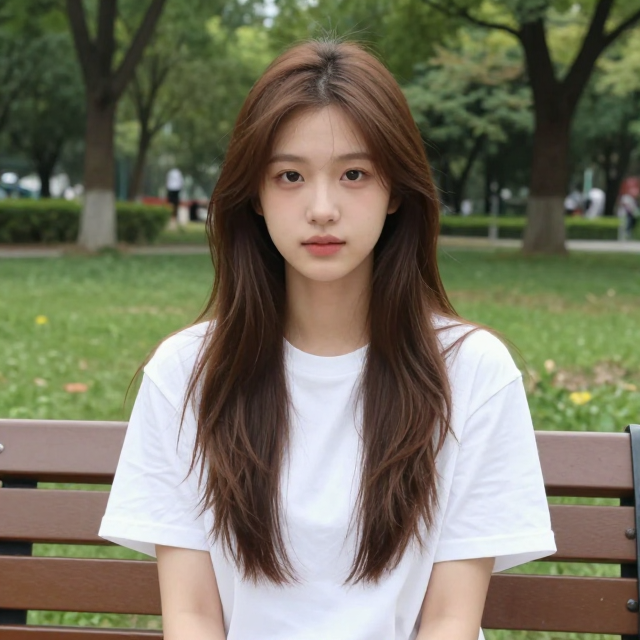
#> input picture data/char_pixel_samples/_source.png, 640 x 640 px
$ python -i seamless.py   (imports and definitions only)
#> lines starting #> are read from the running program, lines starting #| are printed output that depends on the picture
#> further down, picture is the input picture: PIL image 640x640 RGB; mean R, G, B 119.4, 116.8, 97.7
"""左右无缝延展：镜面拼接 + 边缘交叉淡化。

用途：视差图层在角色移动超过一屏宽度时需要左右可循环的版本。
做法：横向复制 N 份，奇数份水平镜像（避免图案重复的硬接缝），
     再在接缝处做线性 alpha 交叉淡化。
"""
from __future__ import annotations

from typing import Tuple

import numpy as np
from PIL import Image


def extend_horizontal(img: Image.Image, times: int = 2, blend: int = 24,
                      mirror: bool = True) -> Tuple[Image.Image, dict]:
    """横向延展为 times 倍宽。

    镜像模式：相邻两份互为镜像，接缝两侧像素天然相同（数学上连续），
             因此不做淡化，避免破坏画面。
    重复模式：接缝必然有硬切，仅对窄带做轻微柔化。
    """
#> called with times = 2, blend = 24, mirror = True
    base = img.convert("RGBA")
    w, h = base.size
#> w = 640; h = 640
    times = max(2, int(times))
    canvas = Image.new("RGBA", (w * times, h), (0, 0, 0, 0))
#> canvas: PIL image 1280x640 RGBA; every value is 0

    for i in range(times):
        tile = base
        if mirror and i % 2 == 1:
            tile = base.transpose(Image.FLIP_LEFT_RIGHT)
        canvas.paste(tile, (i * w, 0))
#> this loop made 2 passes
#> pass 2, in extend_horizontal, `tile = base.transpose(Image.FLIP_LEFT_RIGHT)`:
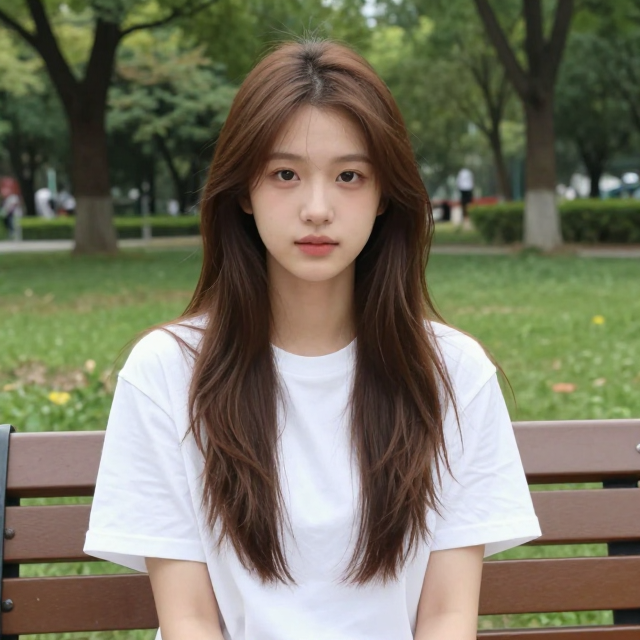
#> tile: PIL image 640x640 RGBA; mean R, G, B, A 119.4, 116.8, 97.7, 255
#> after the loop:
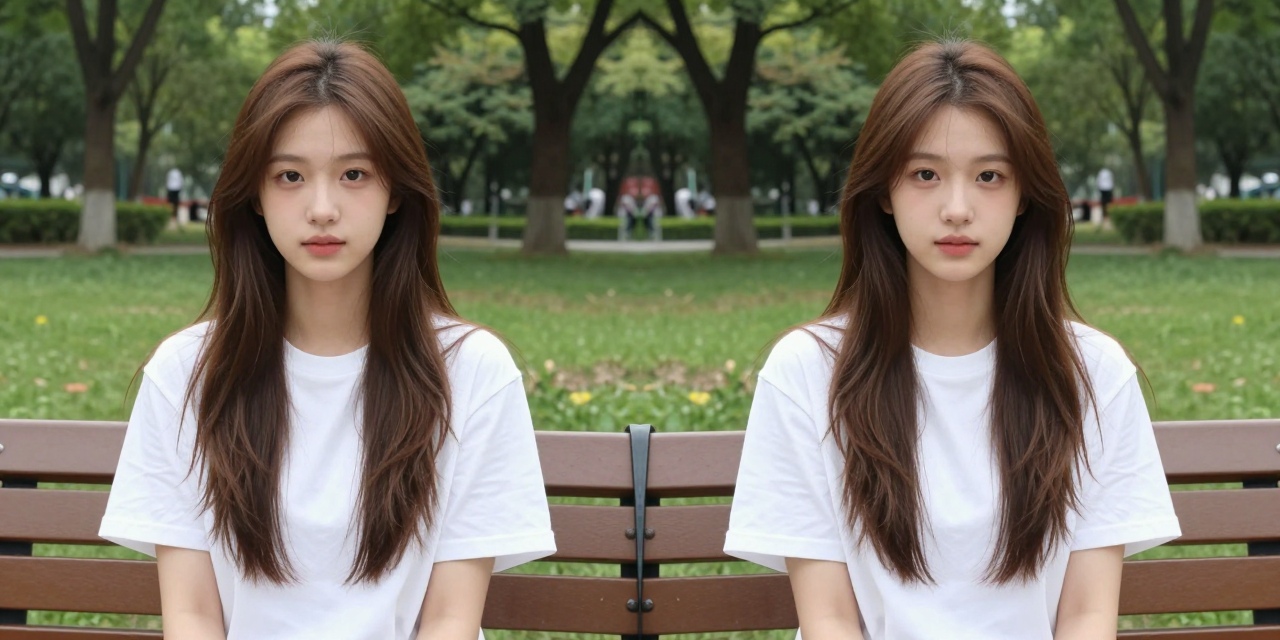
#> canvas: PIL image 1280x640 RGBA; mean R, G, B, A 119.4, 116.8, 97.7, 255

    if (not mirror) and blend > 0:
        from PIL import ImageFilter

        arr = np.array(canvas)
        band = max(2, min(int(blend), w // 4))
        for i in range(1, times):
            x0 = max(0, i * w - band // 2)
            crop = Image.fromarray(arr[:, x0:x0 + band, :]).filter(ImageFilter.GaussianBlur(band / 3))
            arr[:, x0:x0 + band, :] = np.array(crop)
        canvas = Image.fromarray(arr, "RGBA")

    meta = {
        "mode": "mirror" if mirror else "repeat+soften",
        "times": times,
        "blend": 0 if mirror else blend,
        "size": [canvas.width, canvas.height],
        "loops": True,
        "note": "镜像模式接缝天然连续；如需非镜像循环请用「瓦片接缝修补」先做无缝化",
    }
    return canvas, meta


def extend_vertical(img: Image.Image, times: int = 2) -> Tuple[Image.Image, dict]:
    """纵向镜像延展（上下可循环）。镜像接缝天然连续，不需要淡化。"""
    base = img.convert("RGBA")
    w, h = base.size
    times = max(2, int(times))
    canvas = Image.new("RGBA", (w, h * times), (0, 0, 0, 0))
    for i in range(times):
        canvas.paste(base if i % 2 == 0 else base.transpose(Image.FLIP_TOP_BOTTOM), (0, i * h))
    meta = {"mode": "mirror-vertical", "times": times, "size": [canvas.width, canvas.height]}
    return canvas, meta

>>> from PIL import Image
>>> picture = Image.open('../../../data/char_pixel_samples/_source.png')
>>> result = extend_horizontal(picture)

$ run again, on data/char_pixel_samples/fine.png
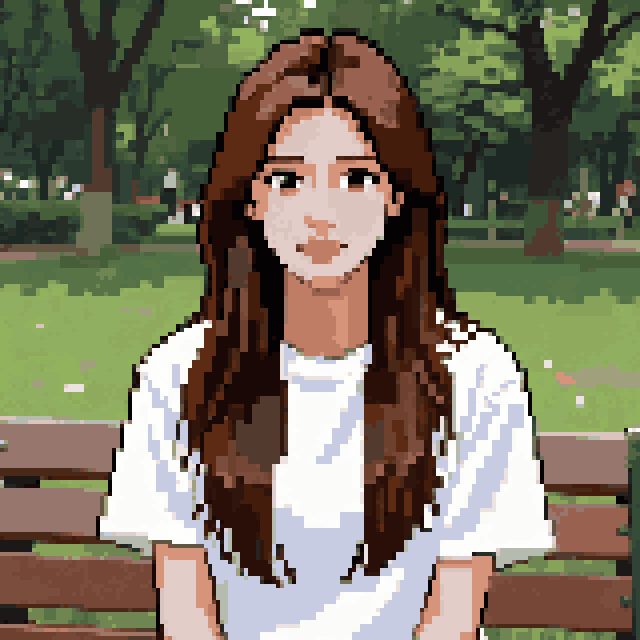
#> input picture data/char_pixel_samples/fine.png, 640 x 640 px
#> picture is the input picture: PIL image 640x640 RGBA; mean R, G, B, A 119.8, 114.9, 94.8, 255
#> the loop in extend_horizontal, `for i in range(times):` made 2 passes
#> pass 2, in extend_horizontal, `tile = base.transpose(Image.FLIP_LEFT_RIGHT)`:
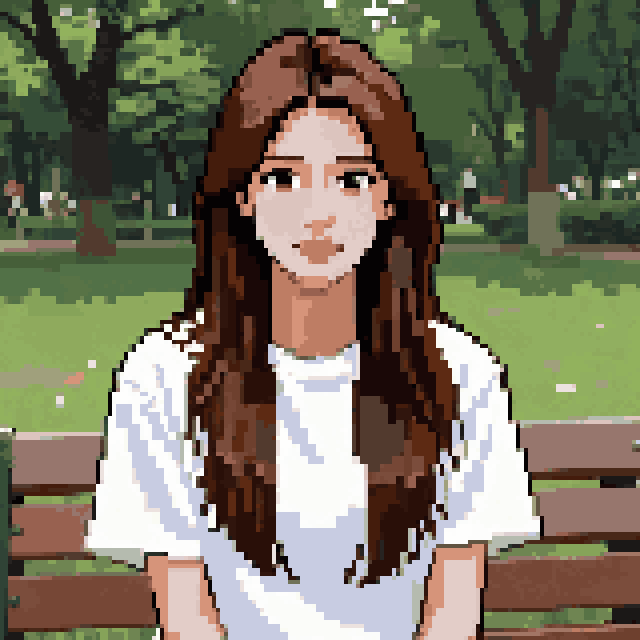
#> tile: PIL image 640x640 RGBA; mean R, G, B, A 119.8, 114.9, 94.8, 255
#> after the loop in extend_horizontal, `for i in range(times):`:
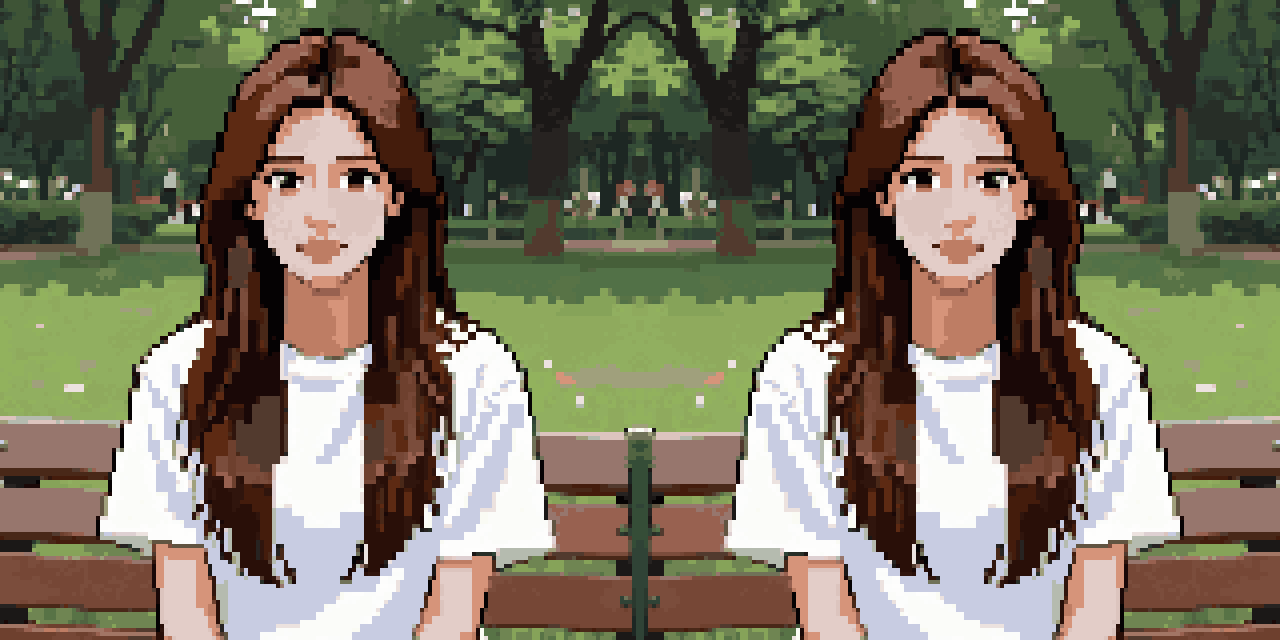
#> canvas: PIL image 1280x640 RGBA; mean R, G, B, A 119.8, 114.9, 94.8, 255
